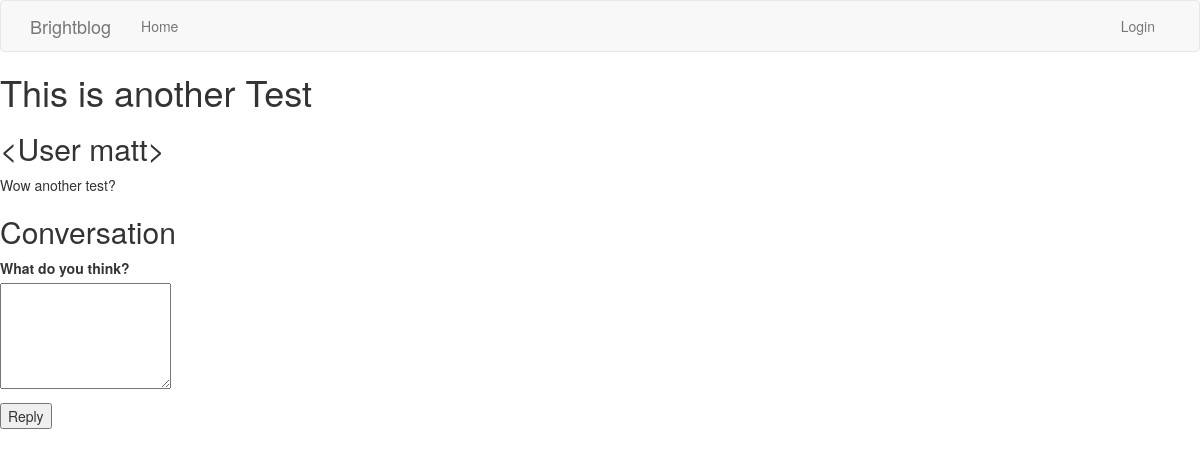
The page /post/2 on the database as committed earlier.
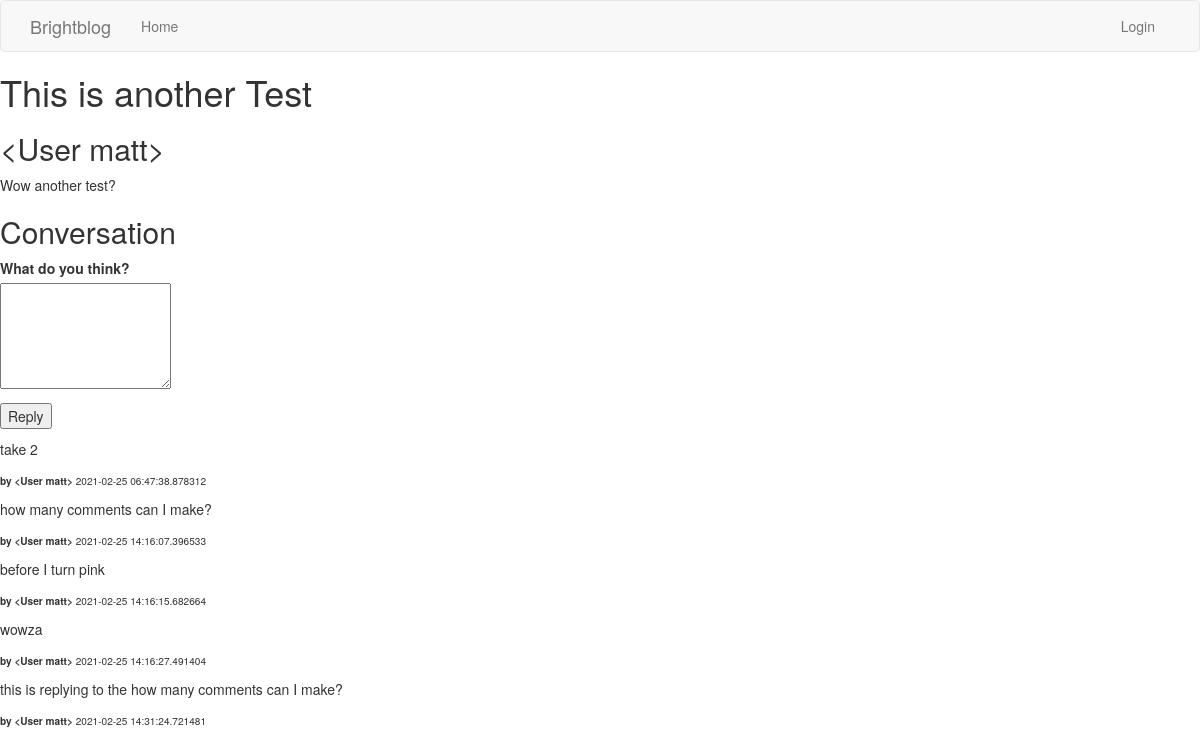
The same page on the database as committed later.
### app/models.py (models this page shows, shortened)
class Post(db.Model):
    id = db.Column(db.Integer, primary_key=True)
    title = db.Column(db.String(150))
    body = db.Column(db.Text())
    timestamp = db.Column(db.DateTime, index=True, default=datetime.utcnow)
    user_id = db.Column(db.Integer, db.ForeignKey('user.id'))

class User(UserMixin, db.Model):
    id = db.Column(db.Integer, primary_key=True)
    username = db.Column(db.String(64), index=True, unique=True)
    email = db.Column(db.String(120), index=True, unique=True)
    password_hash = db.Column(db.String(128))
    posts = db.relationship('Post', backref='author', lazy='dynamic')
    comments = db.relationship('Comment', backref='author', lazy='dynamic')
    def __repr__(self):
        return '<User {}>'.format(self.username)

class Comment(db.Model):
    _N = 6 # number of digits used for each component of path
    id = db.Column(db.Integer, primary_key=True)
    text = db.Column(db.String(500))
    user_id = db.Column(db.Integer, db.ForeignKey('user.id'))
    post_id = db.Column(db.Integer, db.ForeignKey('post.id'))
    timestamp = db.Column(db.DateTime(), default=datetime.utcnow, index=True)
    path = db.Column(db.Text, index=True)
    parent_id = db.Column(db.Integer, db.ForeignKey('comment.id'))
    replies = db.relationship(
        'Comment', backref=db.backref('parent', remote_side=[id]),
        lazy='dynamic')

### app/routes.py (the view)
@app.route('/post/<int:post_id>', methods=['GET', 'POST'])
def show_post(post_id):
    form = CommentForm()
    post = Post.query.get(post_id)
    comments = Comment.query.filter_by(post_id=post_id).all()
    if post is not None:
        if form.validate_on_submit():
            comment = Comment(text=form.comment.data, author=current_user, post_id=post_id)
            db.session.add(comment)
            db.session.commit()
            flash('Your comment has been posted!')
            return redirect(url_for('show_post', post_id=post.id))
        return render_template('showpost.html', title='Reading Post', form=form, post=post, comments=comments)
    else:
        return render_template('404.html', title='Page not found.')

### app/forms.py (shortened to what this page needs)
class CommentForm(FlaskForm):
    comment = TextAreaField('What do you think?', validators=[DataRequired(), Length(min=1, max=500)])
    submit = SubmitField('Reply')

### app/templates/showpost.html (shortened to what this page needs)
{% extends "base.html" %}
{% block content %}
    <h1>{{ post.title }}</h1>
    <h2>{{ post.author }}</h2>
    <div><p>{{ post.body }}</p></div>
    <h2>Conversation</h2>
    <form action="" method="post">
        <p>
            {{ form.comment.label }}<br>
            {{ form.comment(col=100, rows=5)}}
        </p>
        <p>{{ form.submit() }}</p>
    </form>
    {% if comments is not none %}
        {% for comment in comments %}
            <div>
                <p>{{ comment.text }}</p>
                <p>
                    <small><small>
                        <b>by {{ comment.author }}</b> {{ comment.timestamp }}
                    </small></small>
                </p>
            </div>
        {% endfor %}
    {% endif %}
{% endblock %}

### app/templates/base.html (shortened to what this page needs)
{% extends 'bootstrap/base.html' %}
{% block navbar %}
    <nav class="navbar navbar-default">
        <div class="container">
            <div class="navbar-header">
                <a class="navbar-brand" href="{{ url_for('index') }}">Brightblog</a>
            </div>
            <div class="collapse navbar-collapse" id="bs-example-navbar-collapse-1">
                <ul class="nav navbar-nav">
                    <li><a href="{{ url_for('index') }}">Home</a></li>
                </ul>
                <ul class="nav navbar-nav navbar-right">
                    {% if current_user.is_anonymous %}
                    <li><a href="{{ url_for('login') }}">Login</a></li>
                    {% else %}
                    <li><a href="{{url_for('post') }}">Make a Post</a></li>
                    <li><a href="{{ url_for('logout') }}">Logout</a></li>
                    {% endif %}
                </ul>
            </div>
        </div>
    </nav>
{% endblock %}

Rows that differ between the two databases and show on the page:
added Comment: text "take 2", author "<User matt>", timestamp "2021-02-25 06:47:38.878312"
added Comment: text "how many comments can I make?", author "<User matt>", timestamp "2021-02-25 14:16:07.396533"
added Comment: text "before I turn pink", author "<User matt>", timestamp "2021-02-25 14:16:15.682664"
added Comment: text "wowza", author "<User matt>", timestamp "2021-02-25 14:16:27.491404"
added Comment: text "this is replying to the how many comments can I make?", author "<User matt>", timestamp "2021-02-25 14:31:24.721481"
